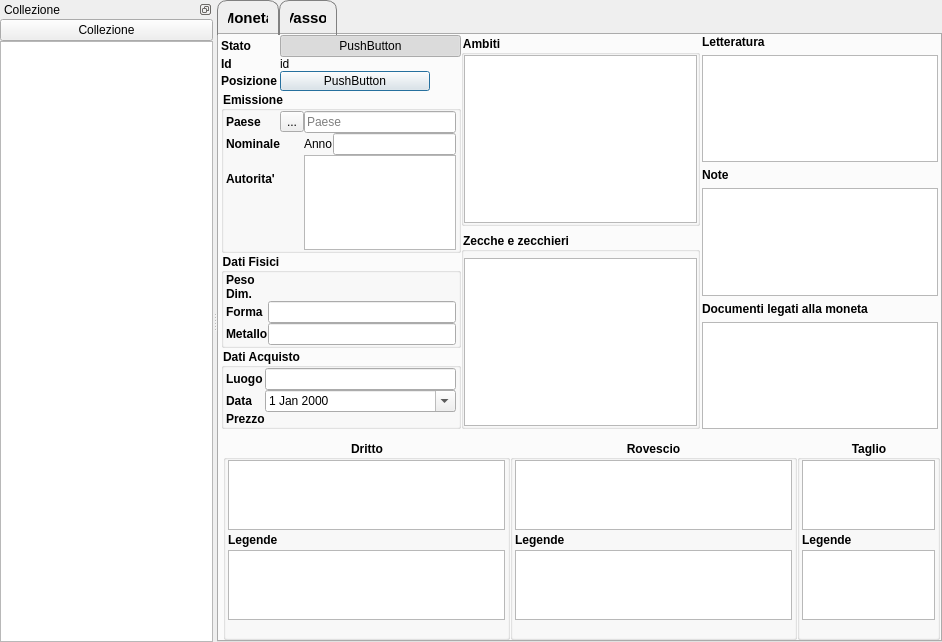
<?xml version="1.0" encoding="UTF-8"?>
<ui version="4.0">
 <class>MonetaForm</class>
 <widget class="QWidget" name="MonetaForm">
  <property name="geometry">
   <rect>
    <x>0</x>
    <y>0</y>
    <width>942</width>
    <height>642</height>
   </rect>
  </property>
  <property name="windowTitle">
   <string>Form</string>
  </property>
  <property name="styleSheet">
   <string notr="true">QGroupBox {
font-weight: bold;
}</string>
  </property>
  <layout class="QGridLayout" name="gridLayout">
   <property name="leftMargin">
    <number>0</number>
   </property>
   <property name="topMargin">
    <number>0</number>
   </property>
   <property name="rightMargin">
    <number>0</number>
   </property>
   <property name="bottomMargin">
    <number>0</number>
   </property>
   <property name="spacing">
    <number>0</number>
   </property>
   <item row="0" column="0">
    <widget class="QSplitter" name="splitter">
     <property name="sizePolicy">
      <sizepolicy hsizetype="Expanding" vsizetype="Expanding">
       <horstretch>0</horstretch>
       <verstretch>0</verstretch>
      </sizepolicy>
     </property>
     <property name="orientation">
      <enum>Qt::Horizontal</enum>
     </property>
     <widget class="QDockWidget" name="dockWidget">
      <property name="minimumSize">
       <size>
        <width>98</width>
        <height>117</height>
       </size>
      </property>
      <property name="floating">
       <bool>false</bool>
      </property>
      <property name="features">
       <set>QDockWidget::DockWidgetFloatable|QDockWidget::DockWidgetMovable</set>
      </property>
      <property name="windowTitle">
       <string>Collezione</string>
      </property>
      <widget class="QWidget" name="dockWidgetContents">
       <layout class="QVBoxLayout" name="verticalLayout">
        <property name="spacing">
         <number>0</number>
        </property>
        <property name="leftMargin">
         <number>0</number>
        </property>
        <property name="topMargin">
         <number>0</number>
        </property>
        <property name="rightMargin">
         <number>0</number>
        </property>
        <property name="bottomMargin">
         <number>0</number>
        </property>
        <item>
         <widget class="QPushButton" name="setupCollezione">
          <property name="text">
           <string>Collezione</string>
          </property>
          <property name="icon">
           <iconset resource="../../resources/resources.qrc">
            <normaloff>:/icons/process_info.png</normaloff>:/icons/process_info.png</iconset>
          </property>
          <property name="iconSize">
           <size>
            <width>16</width>
            <height>16</height>
           </size>
          </property>
          <property name="flat">
           <bool>false</bool>
          </property>
         </widget>
        </item>
        <item>
         <widget class="QTableView" name="itemList">
          <property name="sizePolicy">
           <sizepolicy hsizetype="Preferred" vsizetype="Preferred">
            <horstretch>0</horstretch>
            <verstretch>0</verstretch>
           </sizepolicy>
          </property>
          <property name="whatsThis">
           <string/>
          </property>
          <property name="accessibleName">
           <string/>
          </property>
          <property name="styleSheet">
           <string notr="true">QTableView {
/* font-size: 8px;*/
font-family: sans;
selection-background-color: rgba(100, 100, 100, 255)
selection-color: black;
}

</string>
          </property>
          <property name="alternatingRowColors">
           <bool>true</bool>
          </property>
          <property name="selectionMode">
           <enum>QAbstractItemView::SingleSelection</enum>
          </property>
          <property name="selectionBehavior">
           <enum>QAbstractItemView::SelectRows</enum>
          </property>
          <property name="showGrid">
           <bool>false</bool>
          </property>
          <property name="sortingEnabled">
           <bool>true</bool>
          </property>
          <attribute name="horizontalHeaderVisible">
           <bool>true</bool>
          </attribute>
          <attribute name="verticalHeaderVisible">
           <bool>false</bool>
          </attribute>
          <attribute name="verticalHeaderMinimumSectionSize">
           <number>19</number>
          </attribute>
          <attribute name="verticalHeaderShowSortIndicator" stdset="0">
           <bool>true</bool>
          </attribute>
         </widget>
        </item>
       </layout>
      </widget>
     </widget>
     <widget class="QTabWidget" name="Tabs">
      <property name="autoFillBackground">
       <bool>false</bool>
      </property>
      <property name="styleSheet">
       <string notr="true">QTabBar::tab {
	border-left: 1px solid gray;
	border-right: 1px solid gray;
	border-top: 1px solid gray;
	border-top-left-radius: 10px;
	border-top-right-radius: 10px;
	min-width: 20ex;
	padding: 10px;
	font-size: 15px;
	font-weight: bold;
	font-style: small-caps;
 }

QTabBar::tab:selected {
	background: qlineargradient(x1: 0, y1: 0, x2: 0, y2: 1,
                                 stop: 0 #E1E1E1, stop: 0.4 #DDDDDD,
                                 stop: 0.5 #D8D8D8, stop: 1.0 #D3D3D3);
 }</string>
      </property>
      <property name="currentIndex">
       <number>0</number>
      </property>
      <widget class="QWidget" name="tabMoneta">
       <property name="styleSheet">
        <string notr="true"/>
       </property>
       <attribute name="title">
        <string>Moneta</string>
       </attribute>
       <layout class="QVBoxLayout" name="verticalLayout_8" stretch="0,0">
        <property name="spacing">
         <number>2</number>
        </property>
        <property name="leftMargin">
         <number>2</number>
        </property>
        <property name="topMargin">
         <number>0</number>
        </property>
        <property name="rightMargin">
         <number>0</number>
        </property>
        <property name="bottomMargin">
         <number>0</number>
        </property>
        <item>
         <widget class="QWidget" name="superiore" native="true">
          <layout class="QGridLayout" name="gridLayout_2" columnstretch="1,1,1">
           <property name="leftMargin">
            <number>0</number>
           </property>
           <property name="topMargin">
            <number>0</number>
           </property>
           <property name="rightMargin">
            <number>0</number>
           </property>
           <property name="bottomMargin">
            <number>0</number>
           </property>
           <property name="spacing">
            <number>0</number>
           </property>
           <item row="0" column="0">
            <widget class="QWidget" name="sup_sin" native="true">
             <layout class="QFormLayout" name="formLayout">
              <property name="fieldGrowthPolicy">
               <enum>QFormLayout::AllNonFixedFieldsGrow</enum>
              </property>
              <property name="horizontalSpacing">
               <number>3</number>
              </property>
              <property name="verticalSpacing">
               <number>0</number>
              </property>
              <property name="leftMargin">
               <number>0</number>
              </property>
              <property name="topMargin">
               <number>0</number>
              </property>
              <property name="rightMargin">
               <number>0</number>
              </property>
              <property name="bottomMargin">
               <number>0</number>
              </property>
              <item row="1" column="0">
               <widget class="QLabel" name="label_5">
                <property name="font">
                 <font>
                  <weight>75</weight>
                  <bold>true</bold>
                 </font>
                </property>
                <property name="text">
                 <string>Stato</string>
                </property>
                <property name="buddy">
                 <cstring>led</cstring>
                </property>
               </widget>
              </item>
              <item row="1" column="1">
               <widget class="QLedIndicator" name="led">
                <property name="text">
                 <string>PushButton</string>
                </property>
                <property name="checkable">
                 <bool>true</bool>
                </property>
                <property name="checked">
                 <bool>true</bool>
                </property>
               </widget>
              </item>
              <item row="2" column="0">
               <widget class="QLabel" name="label_4">
                <property name="font">
                 <font>
                  <weight>75</weight>
                  <bold>true</bold>
                 </font>
                </property>
                <property name="text">
                 <string>Id</string>
                </property>
               </widget>
              </item>
              <item row="2" column="1">
               <widget class="QLabel" name="id">
                <property name="font">
                 <font>
                  <weight>50</weight>
                  <bold>false</bold>
                 </font>
                </property>
                <property name="text">
                 <string>id</string>
                </property>
               </widget>
              </item>
              <item row="6" column="0">
               <widget class="QLabel" name="label_10">
                <property name="font">
                 <font>
                  <weight>75</weight>
                  <bold>true</bold>
                 </font>
                </property>
                <property name="text">
                 <string>Posizione</string>
                </property>
                <property name="buddy">
                 <cstring>posizione</cstring>
                </property>
               </widget>
              </item>
              <item row="6" column="1">
               <widget class="QPushButton" name="posizione">
                <property name="minimumSize">
                 <size>
                  <width>150</width>
                  <height>20</height>
                 </size>
                </property>
                <property name="maximumSize">
                 <size>
                  <width>150</width>
                  <height>20</height>
                 </size>
                </property>
                <property name="text">
                 <string>PushButton</string>
                </property>
                <property name="autoDefault">
                 <bool>false</bool>
                </property>
                <property name="default">
                 <bool>true</bool>
                </property>
                <property name="flat">
                 <bool>false</bool>
                </property>
               </widget>
              </item>
              <item row="9" column="0" colspan="2">
               <widget class="QGroupBox" name="groupBox_5">
                <property name="title">
                 <string>Emissione</string>
                </property>
                <layout class="QGridLayout" name="gridLayout_3" rowstretch="0,0,0,0,0" columnstretch="0,0,0,0,0,0">
                 <property name="leftMargin">
                  <number>2</number>
                 </property>
                 <property name="topMargin">
                  <number>0</number>
                 </property>
                 <property name="rightMargin">
                  <number>2</number>
                 </property>
                 <property name="bottomMargin">
                  <number>0</number>
                 </property>
                 <property name="spacing">
                  <number>0</number>
                 </property>
                 <item row="1" column="4">
                  <widget class="QLabel" name="label_3">
                   <property name="text">
                    <string>Anno</string>
                   </property>
                   <property name="buddy">
                    <cstring>anno</cstring>
                   </property>
                  </widget>
                 </item>
                 <item row="3" column="2" rowspan="2" colspan="4">
                  <widget class="QListView" name="autorita">
                   <property name="wordWrap">
                    <bool>true</bool>
                   </property>
                  </widget>
                 </item>
                 <item row="1" column="0">
                  <widget class="QLabel" name="label_2">
                   <property name="font">
                    <font>
                     <weight>75</weight>
                     <bold>true</bold>
                    </font>
                   </property>
                   <property name="text">
                    <string>Nominale</string>
                   </property>
                   <property name="buddy">
                    <cstring>nominale</cstring>
                   </property>
                  </widget>
                 </item>
                 <item row="1" column="5">
                  <widget class="QLineEdit" name="anno"/>
                 </item>
                 <item row="3" column="0">
                  <widget class="QLabel" name="label_14">
                   <property name="font">
                    <font>
                     <weight>75</weight>
                     <bold>true</bold>
                    </font>
                   </property>
                   <property name="text">
                    <string>Autorita'</string>
                   </property>
                   <property name="buddy">
                    <cstring>autorita</cstring>
                   </property>
                  </widget>
                 </item>
                 <item row="1" column="2">
                  <widget class="MisuraForm" name="nominale" native="true"/>
                 </item>
                 <item row="0" column="0">
                  <widget class="QLabel" name="label">
                   <property name="font">
                    <font>
                     <weight>75</weight>
                     <bold>true</bold>
                    </font>
                   </property>
                   <property name="text">
                    <string>Paese</string>
                   </property>
                   <property name="buddy">
                    <cstring>paese</cstring>
                   </property>
                  </widget>
                 </item>
                 <item row="0" column="1">
                  <widget class="QToolButton" name="openPaeseUrl">
                   <property name="text">
                    <string>...</string>
                   </property>
                   <property name="icon">
                    <iconset resource="../../resources/resources.qrc">
                     <normaloff>:/icons/internet.ico</normaloff>:/icons/internet.ico</iconset>
                   </property>
                  </widget>
                 </item>
                 <item row="0" column="2" colspan="4">
                  <widget class="QLineEdit" name="paese">
                   <property name="readOnly">
                    <bool>false</bool>
                   </property>
                   <property name="placeholderText">
                    <string>Paese</string>
                   </property>
                  </widget>
                 </item>
                </layout>
               </widget>
              </item>
              <item row="17" column="0" colspan="2">
               <widget class="QGroupBox" name="datiFisici">
                <property name="title">
                 <string>Dati Fisici</string>
                </property>
                <layout class="QFormLayout" name="formLayout_5">
                 <property name="fieldGrowthPolicy">
                  <enum>QFormLayout::AllNonFixedFieldsGrow</enum>
                 </property>
                 <property name="horizontalSpacing">
                  <number>0</number>
                 </property>
                 <property name="verticalSpacing">
                  <number>0</number>
                 </property>
                 <property name="leftMargin">
                  <number>2</number>
                 </property>
                 <property name="topMargin">
                  <number>0</number>
                 </property>
                 <property name="rightMargin">
                  <number>2</number>
                 </property>
                 <property name="bottomMargin">
                  <number>0</number>
                 </property>
                 <item row="0" column="0">
                  <widget class="QLabel" name="label_15">
                   <property name="font">
                    <font>
                     <weight>75</weight>
                     <bold>true</bold>
                    </font>
                   </property>
                   <property name="text">
                    <string>Peso</string>
                   </property>
                   <property name="buddy">
                    <cstring>peso</cstring>
                   </property>
                  </widget>
                 </item>
                 <item row="0" column="1">
                  <widget class="MisuraForm" name="peso" native="true"/>
                 </item>
                 <item row="1" column="0">
                  <widget class="QLabel" name="label_16">
                   <property name="font">
                    <font>
                     <weight>75</weight>
                     <bold>true</bold>
                    </font>
                   </property>
                   <property name="text">
                    <string>Dim.</string>
                   </property>
                   <property name="buddy">
                    <cstring>dimensione</cstring>
                   </property>
                  </widget>
                 </item>
                 <item row="1" column="1">
                  <widget class="MisuraForm" name="dimensione" native="true"/>
                 </item>
                 <item row="2" column="0">
                  <widget class="QLabel" name="label_17">
                   <property name="font">
                    <font>
                     <weight>75</weight>
                     <bold>true</bold>
                    </font>
                   </property>
                   <property name="text">
                    <string>Forma</string>
                   </property>
                   <property name="buddy">
                    <cstring>forma</cstring>
                   </property>
                  </widget>
                 </item>
                 <item row="2" column="1">
                  <widget class="QLineEdit" name="forma"/>
                 </item>
                 <item row="3" column="0">
                  <widget class="QLabel" name="label_18">
                   <property name="font">
                    <font>
                     <weight>75</weight>
                     <bold>true</bold>
                    </font>
                   </property>
                   <property name="text">
                    <string>Metallo</string>
                   </property>
                   <property name="buddy">
                    <cstring>metallo</cstring>
                   </property>
                  </widget>
                 </item>
                 <item row="3" column="1">
                  <widget class="QLineEdit" name="metallo"/>
                 </item>
                </layout>
               </widget>
              </item>
              <item row="21" column="0" colspan="2">
               <widget class="QGroupBox" name="datiAcquisto">
                <property name="title">
                 <string>Dati Acquisto</string>
                </property>
                <layout class="QFormLayout" name="formLayout_4">
                 <property name="fieldGrowthPolicy">
                  <enum>QFormLayout::AllNonFixedFieldsGrow</enum>
                 </property>
                 <property name="horizontalSpacing">
                  <number>0</number>
                 </property>
                 <property name="verticalSpacing">
                  <number>0</number>
                 </property>
                 <property name="leftMargin">
                  <number>2</number>
                 </property>
                 <property name="topMargin">
                  <number>0</number>
                 </property>
                 <property name="rightMargin">
                  <number>2</number>
                 </property>
                 <property name="bottomMargin">
                  <number>0</number>
                 </property>
                 <item row="1" column="0">
                  <widget class="QLabel" name="label_11">
                   <property name="font">
                    <font>
                     <weight>75</weight>
                     <bold>true</bold>
                    </font>
                   </property>
                   <property name="text">
                    <string>Luogo</string>
                   </property>
                   <property name="buddy">
                    <cstring>luogo</cstring>
                   </property>
                  </widget>
                 </item>
                 <item row="1" column="1">
                  <widget class="QLineEdit" name="luogo"/>
                 </item>
                 <item row="2" column="0">
                  <widget class="QLabel" name="label_12">
                   <property name="font">
                    <font>
                     <weight>75</weight>
                     <bold>true</bold>
                    </font>
                   </property>
                   <property name="text">
                    <string>Data</string>
                   </property>
                   <property name="buddy">
                    <cstring>data</cstring>
                   </property>
                  </widget>
                 </item>
                 <item row="3" column="0">
                  <widget class="QLabel" name="label_13">
                   <property name="font">
                    <font>
                     <weight>75</weight>
                     <bold>true</bold>
                    </font>
                   </property>
                   <property name="text">
                    <string>Prezzo</string>
                   </property>
                   <property name="buddy">
                    <cstring>prezzo</cstring>
                   </property>
                  </widget>
                 </item>
                 <item row="3" column="1">
                  <widget class="MisuraForm" name="prezzo" native="true"/>
                 </item>
                 <item row="2" column="1">
                  <widget class="QDateEdit" name="data">
                   <property name="calendarPopup">
                    <bool>true</bool>
                   </property>
                  </widget>
                 </item>
                </layout>
               </widget>
              </item>
             </layout>
            </widget>
           </item>
           <item row="0" column="2">
            <widget class="QWidget" name="sup_des" native="true">
             <layout class="QVBoxLayout" name="verticalLayout_6">
              <property name="leftMargin">
               <number>2</number>
              </property>
              <property name="topMargin">
               <number>0</number>
              </property>
              <property name="rightMargin">
               <number>2</number>
              </property>
              <property name="bottomMargin">
               <number>0</number>
              </property>
              <item>
               <widget class="QLabel" name="label_7">
                <property name="font">
                 <font>
                  <weight>75</weight>
                  <bold>true</bold>
                 </font>
                </property>
                <property name="text">
                 <string>Letteratura</string>
                </property>
                <property name="buddy">
                 <cstring>letteratura</cstring>
                </property>
               </widget>
              </item>
              <item>
               <widget class="QTableView" name="letteratura">
                <property name="showDropIndicator" stdset="0">
                 <bool>true</bool>
                </property>
                <property name="dragDropOverwriteMode">
                 <bool>true</bool>
                </property>
                <property name="alternatingRowColors">
                 <bool>true</bool>
                </property>
                <property name="selectionMode">
                 <enum>QAbstractItemView::SingleSelection</enum>
                </property>
                <property name="selectionBehavior">
                 <enum>QAbstractItemView::SelectRows</enum>
                </property>
                <property name="textElideMode">
                 <enum>Qt::ElideNone</enum>
                </property>
                <property name="showGrid">
                 <bool>false</bool>
                </property>
                <property name="wordWrap">
                 <bool>true</bool>
                </property>
                <property name="cornerButtonEnabled">
                 <bool>false</bool>
                </property>
                <attribute name="horizontalHeaderVisible">
                 <bool>false</bool>
                </attribute>
                <attribute name="verticalHeaderVisible">
                 <bool>false</bool>
                </attribute>
               </widget>
              </item>
              <item>
               <widget class="QLabel" name="label_8">
                <property name="font">
                 <font>
                  <weight>75</weight>
                  <bold>true</bold>
                 </font>
                </property>
                <property name="text">
                 <string>Note</string>
                </property>
                <property name="buddy">
                 <cstring>note</cstring>
                </property>
               </widget>
              </item>
              <item>
               <widget class="QListView" name="note">
                <property name="alternatingRowColors">
                 <bool>true</bool>
                </property>
                <property name="isWrapping" stdset="0">
                 <bool>false</bool>
                </property>
                <property name="wordWrap">
                 <bool>true</bool>
                </property>
               </widget>
              </item>
              <item>
               <widget class="QLabel" name="label_9">
                <property name="font">
                 <font>
                  <weight>75</weight>
                  <bold>true</bold>
                 </font>
                </property>
                <property name="text">
                 <string>Documenti legati alla moneta</string>
                </property>
                <property name="buddy">
                 <cstring>documenti</cstring>
                </property>
               </widget>
              </item>
              <item>
               <widget class="QListView" name="documenti">
                <property name="alternatingRowColors">
                 <bool>true</bool>
                </property>
               </widget>
              </item>
             </layout>
            </widget>
           </item>
           <item row="0" column="1">
            <widget class="QWidget" name="sup_cen" native="true">
             <layout class="QVBoxLayout" name="verticalLayout_5">
              <property name="leftMargin">
               <number>0</number>
              </property>
              <property name="topMargin">
               <number>0</number>
              </property>
              <property name="rightMargin">
               <number>0</number>
              </property>
              <property name="bottomMargin">
               <number>0</number>
              </property>
              <item>
               <widget class="QGroupBox" name="groupBox_2">
                <property name="title">
                 <string>Ambiti</string>
                </property>
                <layout class="QVBoxLayout" name="verticalLayout_11">
                 <property name="leftMargin">
                  <number>0</number>
                 </property>
                 <property name="topMargin">
                  <number>0</number>
                 </property>
                 <property name="rightMargin">
                  <number>0</number>
                 </property>
                 <property name="bottomMargin">
                  <number>0</number>
                 </property>
                 <item>
                  <widget class="QListView" name="ambiti">
                   <property name="alternatingRowColors">
                    <bool>true</bool>
                   </property>
                   <property name="selectionBehavior">
                    <enum>QAbstractItemView::SelectItems</enum>
                   </property>
                   <property name="wordWrap">
                    <bool>true</bool>
                   </property>
                  </widget>
                 </item>
                </layout>
               </widget>
              </item>
              <item>
               <widget class="QGroupBox" name="groupBox">
                <property name="title">
                 <string>Zecche e zecchieri</string>
                </property>
                <layout class="QVBoxLayout" name="verticalLayout_7">
                 <property name="leftMargin">
                  <number>0</number>
                 </property>
                 <property name="topMargin">
                  <number>0</number>
                 </property>
                 <property name="rightMargin">
                  <number>0</number>
                 </property>
                 <property name="bottomMargin">
                  <number>0</number>
                 </property>
                 <item>
                  <widget class="MisuraForm" name="zecca" native="true"/>
                 </item>
                 <item>
                  <widget class="QTableView" name="zecchieri">
                   <property name="alternatingRowColors">
                    <bool>true</bool>
                   </property>
                   <property name="selectionMode">
                    <enum>QAbstractItemView::SingleSelection</enum>
                   </property>
                   <property name="selectionBehavior">
                    <enum>QAbstractItemView::SelectRows</enum>
                   </property>
                   <property name="showGrid">
                    <bool>false</bool>
                   </property>
                   <attribute name="horizontalHeaderVisible">
                    <bool>false</bool>
                   </attribute>
                   <attribute name="verticalHeaderVisible">
                    <bool>false</bool>
                   </attribute>
                  </widget>
                 </item>
                </layout>
               </widget>
              </item>
             </layout>
            </widget>
           </item>
          </layout>
         </widget>
        </item>
        <item>
         <widget class="QWidget" name="inferiore" native="true">
          <layout class="QGridLayout" name="gridLayout_4" columnstretch="2,2,1">
           <property name="leftMargin">
            <number>2</number>
           </property>
           <property name="rightMargin">
            <number>0</number>
           </property>
           <property name="bottomMargin">
            <number>0</number>
           </property>
           <property name="spacing">
            <number>0</number>
           </property>
           <item row="0" column="0">
            <widget class="QGroupBox" name="dritto">
             <property name="title">
              <string>Dritto</string>
             </property>
             <property name="alignment">
              <set>Qt::AlignCenter</set>
             </property>
             <layout class="QVBoxLayout" name="verticalLayout_2" stretch="1,0,1,0">
              <property name="spacing">
               <number>3</number>
              </property>
              <property name="leftMargin">
               <number>2</number>
              </property>
              <property name="topMargin">
               <number>0</number>
              </property>
              <property name="rightMargin">
               <number>2</number>
              </property>
              <property name="bottomMargin">
               <number>0</number>
              </property>
              <item>
               <widget class="QTextEdit" name="descrizioneDritto"/>
              </item>
              <item>
               <widget class="QLabel" name="label_21">
                <property name="font">
                 <font>
                  <weight>75</weight>
                  <bold>true</bold>
                 </font>
                </property>
                <property name="text">
                 <string>Legende</string>
                </property>
                <property name="buddy">
                 <cstring>legendeDritto</cstring>
                </property>
               </widget>
              </item>
              <item>
               <widget class="QListView" name="legendeDritto">
                <property name="alternatingRowColors">
                 <bool>true</bool>
                </property>
                <property name="wordWrap">
                 <bool>true</bool>
                </property>
               </widget>
              </item>
              <item>
               <widget class="ImgMoneta" name="imgDritto">
                <property name="text">
                 <string/>
                </property>
                <property name="pixmap">
                 <pixmap resource="../../resources/resources.qrc">:/img/SRI.png</pixmap>
                </property>
                <property name="alignment">
                 <set>Qt::AlignCenter</set>
                </property>
               </widget>
              </item>
             </layout>
            </widget>
           </item>
           <item row="0" column="1">
            <widget class="QGroupBox" name="rovescio">
             <property name="title">
              <string>Rovescio</string>
             </property>
             <property name="alignment">
              <set>Qt::AlignCenter</set>
             </property>
             <layout class="QVBoxLayout" name="verticalLayout_3" stretch="0,0,1,0">
              <property name="spacing">
               <number>3</number>
              </property>
              <property name="leftMargin">
               <number>2</number>
              </property>
              <property name="topMargin">
               <number>0</number>
              </property>
              <property name="rightMargin">
               <number>2</number>
              </property>
              <property name="bottomMargin">
               <number>0</number>
              </property>
              <item>
               <widget class="QTextEdit" name="descrizioneRovescio"/>
              </item>
              <item>
               <widget class="QLabel" name="label_23">
                <property name="font">
                 <font>
                  <weight>75</weight>
                  <bold>true</bold>
                 </font>
                </property>
                <property name="text">
                 <string>Legende</string>
                </property>
                <property name="buddy">
                 <cstring>legendeRovescio</cstring>
                </property>
               </widget>
              </item>
              <item>
               <widget class="QListView" name="legendeRovescio">
                <property name="alternatingRowColors">
                 <bool>true</bool>
                </property>
                <property name="wordWrap">
                 <bool>true</bool>
                </property>
               </widget>
              </item>
              <item>
               <widget class="ImgMoneta" name="imgRovescio">
                <property name="text">
                 <string/>
                </property>
                <property name="pixmap">
                 <pixmap resource="../../resources/resources.qrc">:/img/SRI.png</pixmap>
                </property>
                <property name="alignment">
                 <set>Qt::AlignCenter</set>
                </property>
               </widget>
              </item>
             </layout>
            </widget>
           </item>
           <item row="0" column="2">
            <widget class="QGroupBox" name="taglio">
             <property name="title">
              <string>Taglio</string>
             </property>
             <property name="alignment">
              <set>Qt::AlignCenter</set>
             </property>
             <layout class="QVBoxLayout" name="verticalLayout_4" stretch="1,0,1,0">
              <property name="spacing">
               <number>3</number>
              </property>
              <property name="leftMargin">
               <number>2</number>
              </property>
              <property name="topMargin">
               <number>0</number>
              </property>
              <property name="rightMargin">
               <number>2</number>
              </property>
              <property name="bottomMargin">
               <number>0</number>
              </property>
              <item>
               <widget class="QTextEdit" name="descrizioneTaglio"/>
              </item>
              <item>
               <widget class="QLabel" name="label_24">
                <property name="font">
                 <font>
                  <weight>75</weight>
                  <bold>true</bold>
                 </font>
                </property>
                <property name="text">
                 <string>Legende</string>
                </property>
                <property name="buddy">
                 <cstring>legendeTaglio</cstring>
                </property>
               </widget>
              </item>
              <item>
               <widget class="QListView" name="legendeTaglio">
                <property name="alternatingRowColors">
                 <bool>true</bool>
                </property>
                <property name="wordWrap">
                 <bool>true</bool>
                </property>
               </widget>
              </item>
              <item>
               <widget class="ImgMoneta" name="imgTaglio">
                <property name="text">
                 <string/>
                </property>
                <property name="pixmap">
                 <pixmap resource="../../resources/resources.qrc">:/img/SRI.png</pixmap>
                </property>
                <property name="alignment">
                 <set>Qt::AlignCenter</set>
                </property>
               </widget>
              </item>
             </layout>
            </widget>
           </item>
          </layout>
         </widget>
        </item>
       </layout>
      </widget>
      <widget class="QWidget" name="Vassoi">
       <attribute name="title">
        <string>Vassoi</string>
       </attribute>
       <layout class="QVBoxLayout" name="verticalLayout_9">
        <item>
         <widget class="QTabWidget" name="tabsVassoi"/>
        </item>
       </layout>
      </widget>
     </widget>
    </widget>
   </item>
  </layout>
 </widget>
 <customwidgets>
  <customwidget>
   <class>MisuraForm</class>
   <extends>QWidget</extends>
   <header>misuraform.h</header>
   <container>1</container>
  </customwidget>
  <customwidget>
   <class>ImgMoneta</class>
   <extends>QLabel</extends>
   <header>imgmoneta.h</header>
  </customwidget>
  <customwidget>
   <class>QLedIndicator</class>
   <extends>QPushButton</extends>
   <header>qledindicator.h</header>
  </customwidget>
 </customwidgets>
 <tabstops>
  <tabstop>paese</tabstop>
  <tabstop>anno</tabstop>
  <tabstop>autorita</tabstop>
  <tabstop>forma</tabstop>
  <tabstop>metallo</tabstop>
  <tabstop>luogo</tabstop>
  <tabstop>data</tabstop>
  <tabstop>ambiti</tabstop>
  <tabstop>zecchieri</tabstop>
  <tabstop>letteratura</tabstop>
  <tabstop>note</tabstop>
  <tabstop>documenti</tabstop>
  <tabstop>descrizioneDritto</tabstop>
  <tabstop>legendeDritto</tabstop>
  <tabstop>descrizioneRovescio</tabstop>
  <tabstop>legendeRovescio</tabstop>
  <tabstop>descrizioneTaglio</tabstop>
  <tabstop>setupCollezione</tabstop>
  <tabstop>posizione</tabstop>
  <tabstop>itemList</tabstop>
  <tabstop>led</tabstop>
  <tabstop>Tabs</tabstop>
  <tabstop>tabsVassoi</tabstop>
  <tabstop>legendeTaglio</tabstop>
 </tabstops>
 <resources>
  <include location="../../resources/resources.qrc"/>
 </resources>
 <connections/>
</ui>
